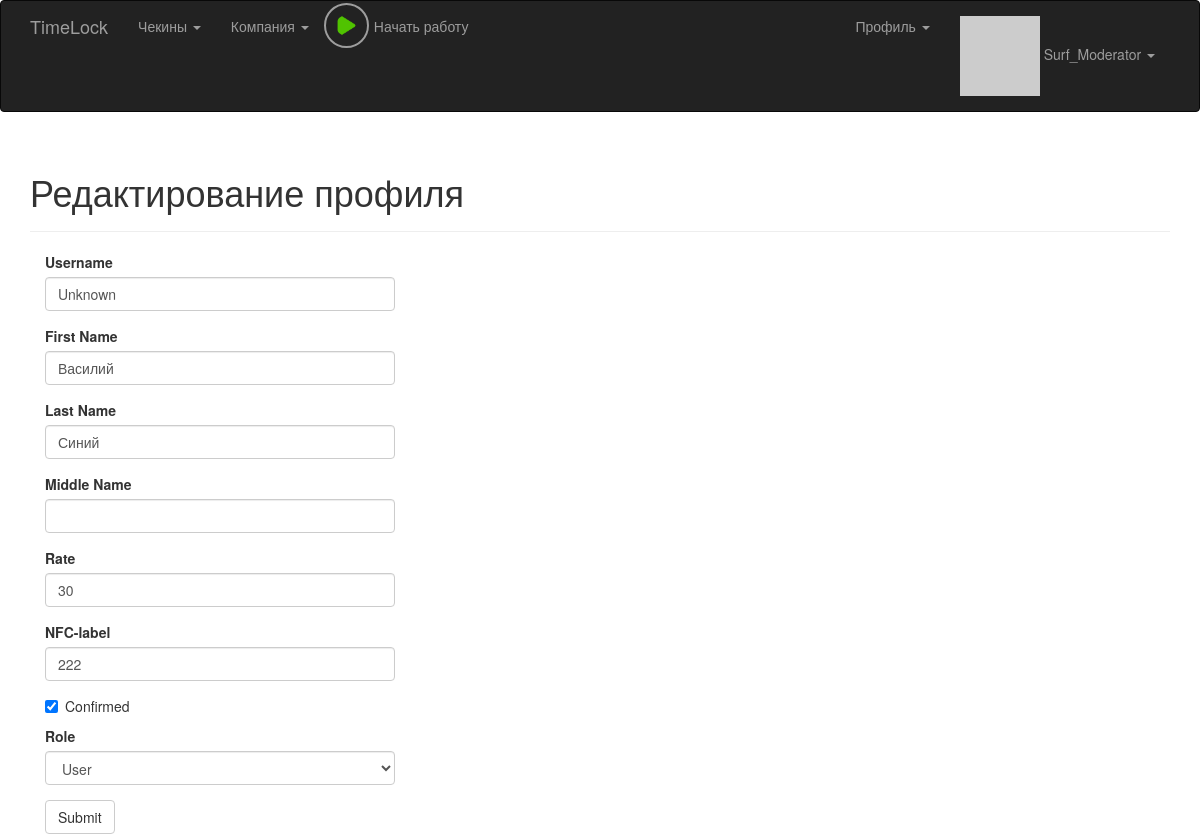
The page /edit_profile/3 (signed in) on the database its author committed.
### app/model.py (models this page shows, shortened)
class User(UserMixin, db.Model):
    __tablename__ = 'users'
    id = db.Column(db.Integer, primary_key = True)
    email = db.Column(db.String(64), unique = True, index = True)
    username = db.Column(db.String(64), unique = True, index = True)
    password_hash = db.Column(db.String(128))
    confirmed = db.Column(db.Boolean, default = False)
    nfc_label = db.Column(db.String(64), unique = True, index = True)
    first_name = db.Column(db.String(64))
    middle_name = db.Column(db.String(64))
    last_name = db.Column(db.String(64))
    member_since = db.Column(db.DateTime(), default = datetime.utcnow)
    last_seen = db.Column(db.DateTime(), default = datetime.utcnow)
    avatar_hash = db.Column(db.String(32))
    rate = db.Column(db.Integer, default = 40)
    role_id = db.Column(db.Integer, db.ForeignKey('roles.id'))
    company_id = db.Column(db.Integer, db.ForeignKey('companies.id'))
    checkins = db.relationship('Checkin', backref = 'user', lazy = 'dynamic')
    timeCaches = db.relationship('TimeCache', backref = 'user', lazy = 'dynamic')
    posts = db.relationship('Post', backref = 'author', lazy = 'dynamic')
    notes = db.relationship('Note', backref = 'author', lazy = 'dynamic')
    @property
    def password(self):
        raise AttributeError('password is not a readable attribute')
    def can(self, permissions):
        return self.role is not None and (self.role.permissions & permissions) == permissions
    def is_administrator(self):
        return self.can(Permission.ADMINISTER)
    def is_moderator(self):
        return self.can(Permission.MODERATOR)
    def ping(self):
        self.last_seen = datetime.utcnow()
        db.session.add(self)
    def gravatar(self, size = 100, default = 'retro', rating ='g'):
        if request.is_secure:
            url = 'https://secure.gravatar.com/avatar'
        else:
            url = 'http://www.gravatar.com/avatar'
        hash = self.avatar_hash or hashlib.md5(self.email.encode('utf-8')).hexdigest()
        return '{url}/{hash}?s={size}&d={default}&r={rating}'.format(url = url, hash = hash, size = size, default = default, rating = rating)

### app/main/views.py (the view, shortened to what this page needs)
@main.route('/edit_profile/<int:id>', methods = ['GET', 'POST'])
@login_required
@admin_moderator_required
def edit_profile_moderator(id):
    user = User.query.get_or_404(id)
    if user.is_moderator() or user.is_administrator():
    	return abort(403)
    if user.company != current_user.company:
    	return abort(403)
    form = EditProfileModeratorForm(user = user)
    form.username.data = user.username
    form.first_name.data = user.first_name
    form.last_name.data = user.last_name
    form.middle_name.data = user.middle_name
    form.rate.data = user.rate
    form.role.data = user.role_id
    form.nfc_label.data = user.nfc_label
    form.confirmed.data = user.confirmed
    return render_template('edit_profile.html', form = form, user = user)

### app/main/forms.py (shortened to what this page needs)
class EditProfileModeratorForm(Form):
    username = StringField('Username', validators = [Required(), Length(1, 64), Regexp('^[A-Za-z][A-Za-z0-9_.]*$', 0, 'Usernames must have only letters, numbers, dots or underscores')])
    first_name = StringField('First Name', validators = [Length(0, 64)])
    last_name = StringField('Last Name', validators = [Length(0, 64)])
    middle_name = StringField('Middle Name', validators = [Length(0, 64)])
    rate = StringField('Rate', validators = [Required(), Length(1, 2)])
    nfc_label = StringField('NFC-label', validators = [Length(0, 64)])
    confirmed = BooleanField('Confirmed')
    role = SelectField('Role', coerce = int)
    submit = SubmitField('Submit')
    def __init__(self, user, *args, **kwargs):
        super(EditProfileModeratorForm, self).__init__(*args, **kwargs)
        self.role.choices = [(role.id, role.name) for role in Role.query.filter(Role.permissions.between(0, 7)).order_by(Role.name).all()]
        self.user = user

### app/auth/views.py (called while the page is built)
@auth.before_app_request
def before_request():
    if current_user.is_authenticated:
        current_user.ping()

### app/checkin/__init__.py (called while the page is built)
@checkin.app_context_processor
def inject_permissions():
    return dict(Permission = Permission)

### app/main/__init__.py (called while the page is built)
@main.app_context_processor
def inject_permissions():
    return dict(Permission = Permission)

### app/model.py (called while the page is built)
@login_manager.user_loader
def load_user(user_id):
    return User.query.get(int(user_id))

### app/timelock_utils.py (called while the page is built)
def render_template(tmpl_name, **kwargs):
	checkin = get_last_checkin_in_current_day()
	current_work_time = None
	if checkin is not None:
		hours = checkin.time.hour
		minutes = checkin.time.minute
		current_work_time = hours * 60 + minutes
	return flask.render_template(tmpl_name, current_work_time = current_work_time, **kwargs)

def get_last_checkin_in_current_day():
	today = datetime.now().date()
	tomorrow = today + timedelta(days = 1)
	if not current_user.is_authenticated:
		return None
	query = Checkin.query.filter_by(user_id = current_user.id).filter(Checkin.time.between(today, tomorrow)).order_by(desc(Checkin.time))
	checkin = query.first()
	if query.count() % 2 == 1:
		return checkin
	else:
		return None

### app/templates/edit_profile.html (shortened to what this page needs)
{% extends "base.html" %}
{% import "bootstrap/wtf.html" as wtf %}
{% block page_content %}
<div class="page-header">
	<h1>Редактирование профиля</h1>
</div>
<div class="col-md-4">
	{{ wtf.quick_form(form) }}
</div>
{% endblock %}

### app/templates/base.html (shortened to what this page needs)
{% extends "bootstrap/base.html" %}
{% block head %}
{{ super() }}
<link rel="stylesheet" type="text/css" href="{{ url_for('static', filename='styles.css') }}">
<link rel="stylesheet" type="text/css" href="{{ url_for('static', filename='styles_checkin.css') }}">
<link rel="stylesheet" type="text/css" href="{{ url_for('static', filename='styles_play_button.css') }}">
{% endblock %}
{% block navbar %}
<div class="navbar navbar-inverse" role="navigation">
	<div class="container">
		<div class="navbar-header">
			<a class="navbar-brand" href="/">TimeLock</a>
		</div>
		<div class="navbar-collapse collapse">
			<ul class="nav navbar-nav">
				{% if current_user.is_authenticated %}
	    			<li class="dropdown">
	                    <a href="#" class="dropdown-toggle" data-toggle="dropdown">Чекины <b class="caret"></b>
	                    </a>
                	</li>
                	{% if current_user.is_administrator() %}
	                	<li class="dropdown">
		                    <a href="#" class="dropdown-toggle" data-toggle="dropdown">Компании <b class="caret"></b>
		                    </a>
		                    <ul class="dropdown-menu">
		                        <li><a href="{{ url_for('main.companies') }}">Все компании</a></li>
		                        <li><a href="{{ url_for('main.new_company') }}">Создать новую</a></li>
		                        <li><a href="{{ url_for('main.clear_companies') }}">Удалить все из БД</a></li>
		                    </ul>
	                	</li>
	                	<li class="dropdown">
		                    <a href="#" class="dropdown-toggle" data-toggle="dropdown">Пользователи <b class="caret"></b>
		                    </a>
		                    <ul class="dropdown-menu">
		                        <li><a href="{{ url_for('main.clear_users') }}">Удалить всех из БД</a></li>
		                    </ul>
	                	</li>
                	{% else %}
	                	{% if current_user.is_moderator() %}
		                	<li class="dropdown">
			                    <a href="#" class="dropdown-toggle" data-toggle="dropdown">Компания <b class="caret"></b>
			                    </a>
		                	</li>
	                	{% endif %}
               		{% endif %}
               		<li>
               			<div class="button-play">
							<a href="{{ url_for('checkin.checkin_with_current_time') }}">
								{% if current_work_time %}
									<img src="{{ url_for('static', filename='square.png') }}"> <div class="play-button-description" id="current_work_display"></div>
								{% else %}
									<img src="{{ url_for('static', filename='play.png') }}"> <div class="play-button-description">Начать работу</div>
								{% endif %}
							</a>
						</div>
               		</li>
	    	    {% endif %}
			</ul>
			<ul class="nav navbar-nav navbar-right">
				{% if current_user.is_authenticated %}
					<li><a href="/"> </a></li>
					<li class="dropdown">
	                    <a href="#" class="dropdown-toggle" data-toggle="dropdown">Профиль <b class="caret"></b>
	                    </a>
                	</li>
	    			<li class="dropdown">
	                    <a href="#" class="dropdown-toggle" data-toggle="dropdown">
	                    	<img src="{{ current_user.gravatar(size=18) }}">
	                    	{{ current_user.username }} <b class="caret"></b>
	                    </a>
                	</li>
	    		{% else %}
	    			<li><a href="{{ url_for('auth.login') }}">Login</a></li>
	    		{% endif %}
			</ul>
		</div>
	</div>
</div>
{% endblock %}
{% block content %}
<div class="container">
	{% block page_content %}{% endblock %}
</div>
{% endblock %}

### app/static/styles_play_button.css (style rules this page uses)
div.button-play { position: absolute; top: 2px; height: 45px; }
.button-play a { color: #9d9d9d; text-decoration: none; }
.button-play a img { width: 45px; height: 45px; padding: 10px 10px; background-color: transparent; border-radius: 100%; border: 2px solid #9d9d9d; }
div.play-button-description { position: relative; width: 100px; top: -32px; left: 50px; }

### rows shown on the page
User: username "Surf_Moderator"
User: username "Unknown", first_name "Василий", last_name "Синий", rate "30", nfc_label "222", confirmed "☑", role "User"
